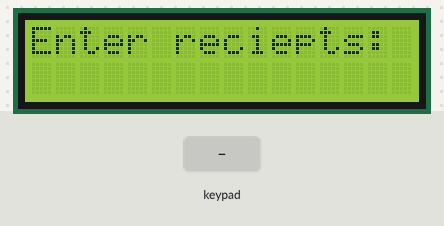
Simulated run of this sketch. Board: Arduino Uno, built with avr-gcc and run on an emulated ATmega328P. Parts: 16×2 character LCD. The inputs (shaded band) are chosen by the test bench. What the sketch prints to the serial monitor is not drawn.

Above: at 1.2 s.
1.3 s: keypad keys 1 3 9 7 2 2 pressed 0.4 s apart
At 4.2 s:
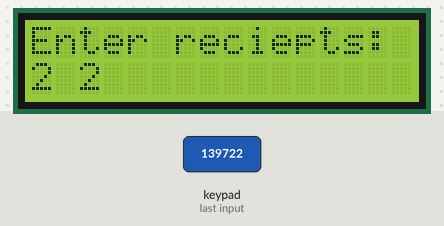
5.2 s: key '1' pressed
At 5.6 s:
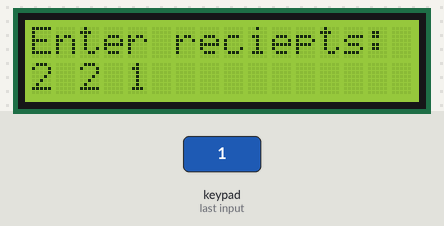
6.7 s: key '2' pressed
At 7.9 s:
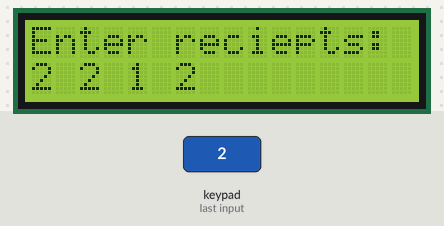
8.2 s: keypad keys 7 6 5 pressed 0.4 s apart
At 9.8 s:
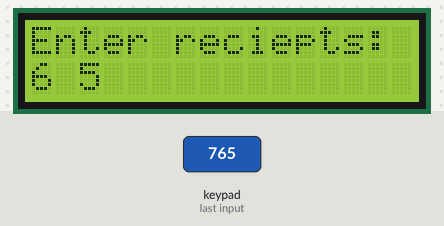
Timing chart, 0 to 11.3 s (numbered marks = the images above; inputs shaded):
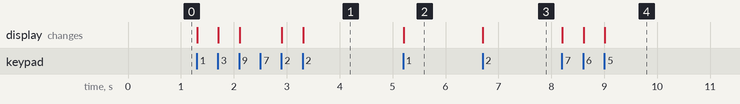

The sketch:

sender.ino
```cpp
// test servo
// #include <Servo.h>

// // Servo servo1;
// #define IN_nasos 6
// #define nasos_power 5

// void setup() {
//   //  servo1.attach(6);
//   //  digitalWrite(5, 1);
//   pinMode(IN_nasos, OUTPUT);
//   pinMode(nasos_power, OUTPUT);
// }

// void loop() {
//   digitalWrite(IN_nasos, HIGH);
//   analogWrite(nasos_power, 55);
//   //  servo1.write(0);
//   //  delay(2000);

//   //  servo1.write(90);
//   //  delay(2000);
// }


// test keypad + led

#include <Keypad.h>
#include <LiquidCrystal.h>

#define PIN_RS 8
#define PIN_EN 9
#define PIN_DB4 10
#define PIN_DB5 11
#define PIN_DB6 12
#define PIN_DB7 13

LiquidCrystal lcd(PIN_RS, PIN_EN, PIN_DB4, PIN_DB5, PIN_DB6, PIN_DB7);

const byte ROWS = 3; //four rows
const byte COLS = 3; //four columns
char keypressed;
//define the cymbols on the buttons of the keypads
char keyMap[ROWS][COLS] = {
{'1', '2', '3'}, {'4', '5', '6'}, {'7', '8', '9'}
};
byte rowPins[ROWS] = {7, 6, 5};
 //Row pinouts of the keypad
byte colPins[COLS] = {4, 3, 2}; //Column pinouts of thekeypad
Keypad myKeypad = Keypad( makeKeymap(keyMap), rowPins, colPins, ROWS, COLS);


String recieptLst = "";
String validReciept = "123456";

void setup() {
  lcd.begin(16, 2);
  lcd.setCursor(0, 0);
  lcd.print("Enter reciepts:");
  Serial.begin(9600);
}
void loop () {
  keypressed = myKeypad.getKey();
  if (keypressed) {
    if (validReciept.indexOf(keypressed) != -1) {
      if (recieptLst.length() < 4) {
        recieptLst += keypressed;
        printReciepts();
      }
    } else if (keypressed == '7') {
      recieptLst = "";
      printReciepts();
    } else if (keypressed == '9') {
      if (recieptLst.length() > 0) {
          sendReciepts();
          recieptLst = "";
          printReciepts();
      }
    }
  }
}

// bool isKeyInList(char key) {
//   for (int i = 0; i < pressCnt; i++) {
//     if (recieptLst[i] == key) {
//       return true;
//     }
//   }
//   return false;
// }

void printReciepts() {
  lcd.clear();
  lcd.setCursor(0, 0);
  lcd.print("Enter reciepts:");
  lcd.setCursor(0, 1);
  // Отображаем на экране только первые 4 кнопки
  for (int i = 0; i < recieptLst.length(); i++) {
    lcd.print(recieptLst[i]);
    lcd.print(' ');
  }
}

void sendReciepts() {
  for (int i = 0; i < recieptLst.length(); i++) {
    Serial.write(recieptLst[i]);
  }
  Serial.println();
}

// test led display
// #include <LiquidCrystal.h>

// #define PIN_RS 8
// #define PIN_EN 9
// #define PIN_DB4 10
// #define PIN_DB5 11
// #define PIN_DB6 12
// #define PIN_DB7 13

// LiquidCrystal lcd(PIN_RS, PIN_EN, PIN_DB4, PIN_DB5, PIN_DB6, PIN_DB7);

// void setup() {
//   // Устанавливаем размер экрана
//   // Количество столбцов и строк
//   lcd.begin(16, 2);
//   // Устанавливаем курсор в колонку 0 и строку 0
//   lcd.setCursor(0, 0);
//   // Печатаем первую строку
//   lcd.print("Hello, world!");
//   // Устанавливаем курсор в колонку 0 и строку 1
//   lcd.setCursor(0, 1);
//   // Печатаем вторую строку
//   lcd.print("Do It Yourself");
// }

// void loop() {
// }

//test motors

// #define IN1 4
// #define IN2 5
// #define IN3 6
// #define IN4 7

// void setup() {
//   pinMode(IN1, OUTPUT);
//   pinMode(IN2, OUTPUT);
//   pinMode(IN3, OUTPUT);
//   pinMode(IN4, OUTPUT);
// }

// void loop() {
//   digitalWrite(IN1, HIGH);
//   digitalWrite(IN2, LOW);
//   digitalWrite(IN3, HIGH);
//   digitalWrite(IN4, LOW);
// }
```

Measured:
- after the input at 1.3 s, the display: first changes at once (image 1 shows a later state)
- after the input at 5.2 s, the display: changes at once (image 2)
- after the input at 6.7 s, the display: changes at once (image 3)
- after the input at 8.2 s, the display: first changes at once (image 4 shows a later state)
